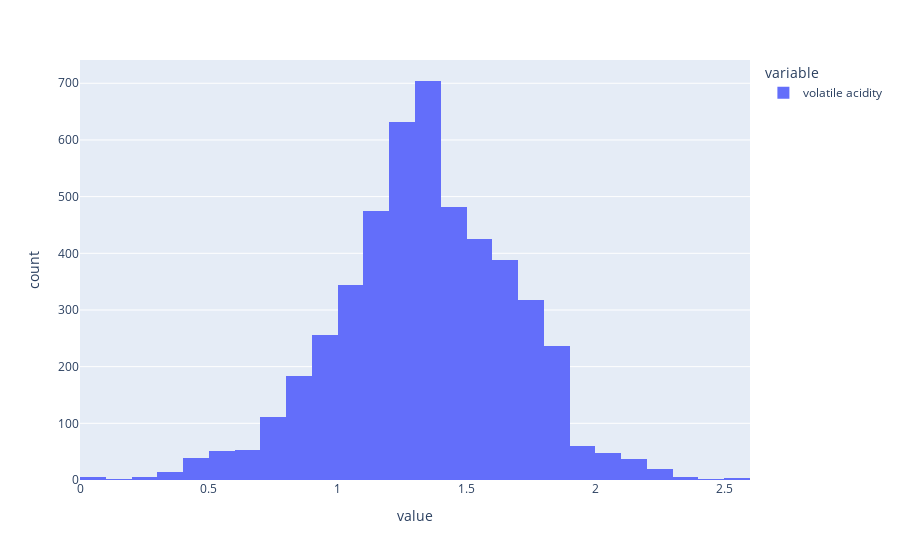

Here is the notebook cell this chart was saved with:
### Markdown cell above
Observando apenas o resumo da variável após a sua transformação, podemos verificar que a média ficou mais próxima da mediana e a distância entre o 1º quartil e o 3º quartil diminuiu, indicando uma redução na dispersão dos dados.

Essas observações são confirmadas pelos gráficos abaixo:

### Code cell
# Criação do grafico histograma para a variável 'volatile acidity' após transformação
px.histogram(vola_acidity_t, nbins=50).show()

### Figure 1 — Plotly figure (JSON) as saved in the notebook; plotly's stock layout.template omitted (floating-point values rounded to 4 significant figures; data arrays with more than 128 entries replaced by an {"elided": "..."} marker saying what was removed)
{"data": [{"alignmentgroup": "True", "bingroup": "x", "hovertemplate": "variable=volatile acidity<br>value=%{x}<br>count=%{y}<extra></extra>", "legendgroup": "volatile acidity", "marker": {"color": "#636efa", "pattern": {"shape": ""}}, "name": "volatile acidity", "nbinsx": 50, "offsetgroup": "volatile acidity", "orientation": "v", "showlegend": true, "type": "histogram", "x": {"elided": "4898 float values"}, "xaxis": "x", "yaxis": "y"}], "layout": {"barmode": "relative", "legend": {"title": {"text": "variable"}, "tracegroupgap": 0}, "margin": {"t": 60}, "xaxis": {"anchor": "y", "domain": [0, 1], "title": {"text": "value"}}, "yaxis": {"anchor": "x", "domain": [0, 1], "title": {"text": "count"}}}}
